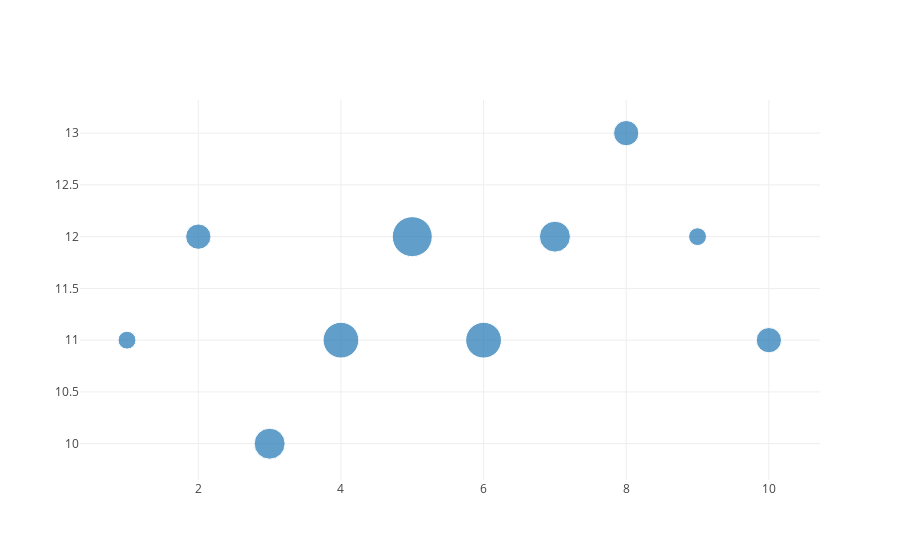

Write notebook code for a chart like this one.
### Markdown cell above
# Scaling the Size of Bubble Charts

### Code cell
size = [20, 40, 60, 80, 100, 80, 60, 40, 20, 40]
trace = go.Scatter(
    x = [1, 2, 3, 4, 5, 6, 7, 8, 9, 10],
    y = [11, 12, 10, 11, 12, 11, 12, 13, 12, 11],
    mode = 'markers',
    marker = dict(
        size = size,
        sizemode = 'area',
        sizeref = 2.*max(size)/(40.**2),
        sizemin = 4
    )
)
plotly.offline.iplot([trace], filename='bubblechart-size-ref')

### Figure 1 — Plotly figure (JSON) as saved in the notebook; plotly's stock layout.template omitted (floating-point values rounded to 4 significant figures)
{"data": [{"marker": {"size": [20, 40, 60, 80, 100, 80, 60, 40, 20, 40], "sizemin": 4, "sizemode": "area", "sizeref": 0.125}, "mode": "markers", "type": "scatter", "uid": "7d0534f8-4156-4845-ac69-6dd72b4e21d3", "x": [1, 2, 3, 4, 5, 6, 7, 8, 9, 10], "y": [11, 12, 10, 11, 12, 11, 12, 13, 12, 11]}], "layout": {}}
